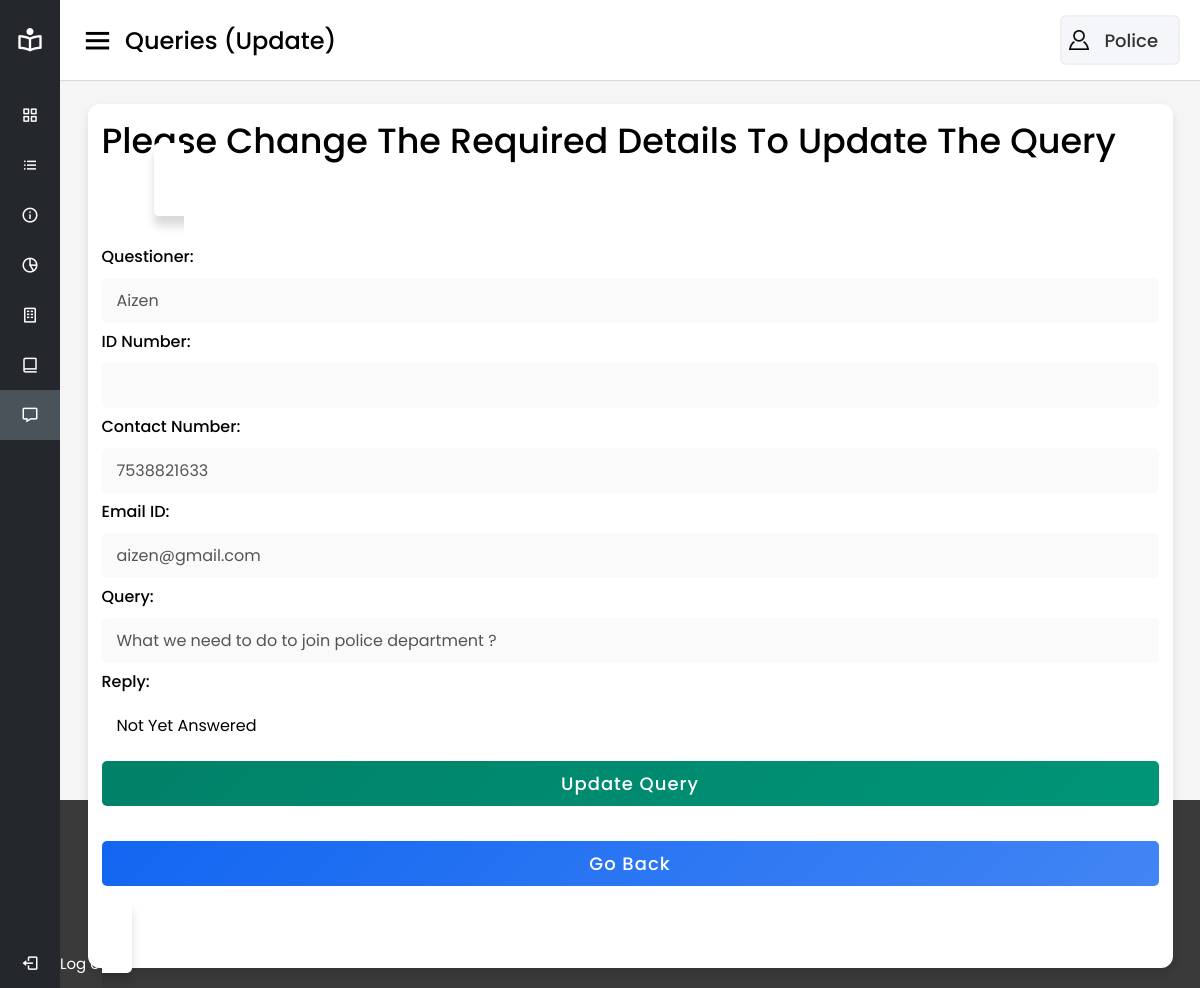
The app's page /Criminal-Record-Management-System-main/police/queryupdate.php?id=1 with its own data.
### tables this page shows
CREATE TABLE `query` (
  `qid` bigint(6) NOT NULL,
  `name` varchar(30) NOT NULL,
  `aadhar` bigint(12) NOT NULL,
  `phno` bigint(10) NOT NULL,
  `email` varchar(50) NOT NULL,
  `query` longtext NOT NULL,
  `reply` longtext NOT NULL DEFAULT 'Not Yet Answered'
);

### Criminal-Record-Management-System-main/police/queryupdate.php (the view, shortened to what this page needs)
<?php
include('db_connect.php');
if (isset($_GET['id'])) {
    $user_id = $_GET['id'];
    $sql = "SELECT * FROM `query` WHERE `qid` = $user_id";
    $result = $conn->query($sql);
    if ($result->num_rows > 0) {
        while ($query = $result->fetch_assoc()) {
            $questioner = $query['name'];
            $id_num = $query['IDnumber'];
            $phno = $query['phno'];
            $email = $query['email'];
            $queri = $query['query'];
            $reply = $query['reply'];
        }
    }
}
?>
<!DOCTYPE html>
<html lang="en" dir="ltr">
<head>
    <link rel="stylesheet" href="style.css">
    <link href='https://unpkg.com/boxicons@2.0.7/css/boxicons.min.css' rel='stylesheet'>
    <link rel="stylesheet" href="css/form.css">
</head>
<body>
    <div class="sidebar">
        <div class="logo-details">
            <i class='bx bx-book-reader'></i>
            <span class="logo_name">CRMS</span>
        </div>
        <ul class="nav-links">
            <li>
                <a href="dashboard.html">
                    <i class='bx bx-grid-alt'></i>
                    <span class="links_name">Dashboard</span>
                </a>
            </li>
            <li>
                <a href="../admin/police_police.php">
                    <i class='bx bx-list-ul'></i>
                    <span class="links_name">Police Details</span>
                </a>
            </li>
            <li>
                <a href="../admin/police_criminal.php">
                    <i class='bx bx-info-circle'></i>
                    <span class="links_name">Criminal Details</span>
                </a>
            </li>
            <li>
                <a href="crime.php">
                    <i class='bx bx-pie-chart-alt-2'></i>
                    <span class="links_name">Crime Details</span>
                </a>
            </li>
            <li>
                <a href="prison.php">
                    <i class='bx bx-building'></i>
                    <span class="links_name">Prison Details</span>
                </a>
            </li>
            <li>
                <a href="fir.php">
                    <i class='bx bx-book-alt'></i>
                    <span class="links_name">FIR</span>
                </a>
            </li>
            <li>
                <a href="queries.php" class="active">
                    <i class='bx bx-message'></i>
                    <span class="links_name">Queries</span>
                </a>
            </li>
            <li class="log_out">
                <a href="login.php">
                    <i class='bx bx-log-out'></i>
                    <span class="links_name">Log out</span>
                </a>
            </li>
        </ul>
    </div>
    <section class="home-section">
        <nav>
            <div class="sidebar-button">
                <i class='bx bx-menu sidebarBtn'></i>
                <span class="dashboard">Queries (Update)</span>
            </div>
            <div class="profile-details">
                <img src="images\profile.png" alt="user_image">
                <span class="admin_name">Police</span>
            </div>
        </nav>
        <div class="home-content">
            <div class="overview-boxes">
                <div class="box">
                    <div class="right-side">
                        <div class="number">Please Change The Required Details To Update The Query</div>
                        <div class="container">
                            <div class="content">
                                <form method="POST">
                                    <div class="user-details">
                                        <div class="input-box">
                                            <span class="details"><label>Questioner:</label></span>
                                            <input type="text" name="questioner" value="<?php echo $questioner ?>" disabled>
                                        </div>
                                        <div class="input-box">
                                            <span class="details"><label>ID Number:</label></span>
                                            <input type="number" name="idnumber" value="<?php echo $id_num ?>" disabled>
                                        </div>
                                        <div class="input-box">
                                            <span class="details"><label>Contact Number:</label></span>
                                            <input type="number" name="phno" value="<?php echo $phno ?>" disabled>
                                        </div>
                                        <div class="input-box">
                                            <span class="details"><label>Email ID:</label></span>
                                            <input type="text" name="email" value="<?php echo $email ?>" disabled>
                                        </div>
                                        <div class="input-box">
                                            <span class="details"><label>Query:</label></span>
                                            <input type="text" name="que" value="<?php echo $queri ?>" disabled>
                                        </div>
                                        <div class="input-box">
                                            <span class="details"><label>Reply:</label></span>
                                            <input type="text" name="rep" value="<?php echo $reply ?>">
                                        </div>
                                    </div>
                                    <div class="add">
                                        <button name="update">Update Query</button>
                                    </div>
                                    <div class="goback">
                                        <a href="queries.php"><input type="button" onclick="" value="Go Back"></a>
                                    </div>
                                </form>
                            </div>
                        </div>
                    </div>
                </div>
            </div>
        </div>
    </section>
</body>
</html>

### Criminal-Record-Management-System-main/style.css (style rules this page uses)
* { margin: 0; padding: 0; box-sizing: border-box; font-family: 'Poppins', sans-serif; }
body { background-color: rgb(212, 232, 238); }
html, body { display: grid; height: 100vh; width: 100%; background: #3a3a3a; }
.box { width: 100%; display: flex; flex-direction: row; justify-content: space-evenly; }
.container { display: inline; background: #fff; max-width: 350px; width: 100%; padding: 25px 30px; border-radius: 5px; box-shadow: 0 10px 10px rgba(0, 0, 0, 0.15); margin: 0% 5%; }
.container form .input-box { width: 100%; height: 45px; margin-top: 25px; position: relative; }
.container form .input-box input { width: 100%; height: 100%; outline: none; font-size: 16px; border: none; }

### records on screen
query: questioner "Aizen", phno "7538821633", email "aizen@gmail.com", que "What we need to do to join police department ?", rep "Not Yet Answered"
